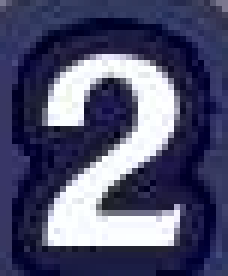
#> input picture assets/recognition/miyoushe-v1/count-two.png, 38 x 46 px (shown 6 times larger)
$ python evaluate-miyoushe-flexible.py
#> lines starting #> are read from the running program, lines starting #| are printed output that depends on the picture; after the words box and inside, x2 and y2 are one past the last pixel; in counts of white or black regions, pixels touching at a corner belong together
#> in prepare_digit, opened is the input picture: PIL image 38x46 RGB; mean R, G, B 79.9, 81, 111.2
#!/usr/bin/env python3
"""自适应牌框定位的开发期验证：不使用固定坐标、图像比例或布局模板。

依赖 Pillow；网页实现可用 Canvas + TypedArray 完成同样的像素操作。
python scripts/evaluate-miyoushe-flexible.py
"""

from io import BytesIO
import json
import math
from pathlib import Path
from statistics import median
import time

from PIL import Image, ImageDraw, ImageFilter, ImageFont


ROOT = Path(__file__).resolve().parent.parent
ASSETS = ROOT / "assets" / "recognition" / "miyoushe-flexible"
ANGLES = [(math.cos(i * math.tau / 24), math.sin(i * math.tau / 24)) for i in range(24)]


def write_json(path, value):
    path.parent.mkdir(parents=True, exist_ok=True)
    path.write_text(json.dumps(value, ensure_ascii=False, indent=2) + "\n", encoding="utf-8")


# [139 lines left out: functions components, pixel_features, detect_frames, cluster, assign_grid, frame_state, not called in this run]


def white_mask(image, level=205):
#> called with level = 205
    data = image.tobytes()
    values = bytearray(image.width * image.height)
    for index in range(len(values)):
        r, g, b = data[index * 3:index * 3 + 3]
        values[index] = 255 if min(r, g, b) > level and max(r, g, b) - min(r, g, b) < 50 else 0
#> this loop made 1748 passes
#> (r, g, b) on passes 1 to 3: (121, 121, 145), (85, 85, 111), (60, 62, 87)
    return Image.frombytes("L", image.size, bytes(values))
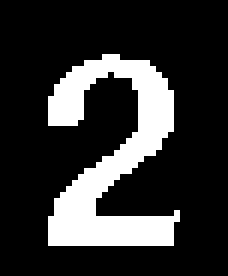
#> returned value: PIL image 38x46 L (shown 6 times larger); 19.9% white; 1 white region, box (x1, y1, x2, y2) and area: (8, 9, 30, 41) 347


def normalize_digit(mask):
    bounds = mask.getbbox()
#> bounds = (8, 9, 30, 41)
    if not bounds:
        return bytes(384)
    normalized = mask.crop(bounds).resize((16, 24), Image.Resampling.NEAREST)
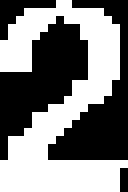
#> normalized: PIL image 16x24 L (shown 8 times larger); 49.7% white; 1 white region, box (x1, y1, x2, y2) and area: (0, 0, 16, 24) 191
    return bytes(int(value > 127) for value in normalized.tobytes())


def prepare_digit():
    with Image.open(ROOT / "assets" / "recognition" / "miyoushe-v1" / "count-two.png") as opened:
        target = normalize_digit(white_mask(opened.convert("RGB")))
    rows = [format(sum(target[y * 16 + x] << (15 - x) for x in range(16)), "04x") for y in range(24)]
#> rows = ['0180', '1ff8', '3efc', '7c3e', '783e', 'f01e', 'f01e', 'f01e', 'f01e', '001e', '007c', '007c', '00f8', '03e0', '0fc0', '0f80', '1f00', '7e00', '7c00', '7c00', 'ffff', 'fffe', 'fffe', 'fffe']
    write_json(ASSETS / "digit-two.json", {"width": 16, "height": 24, "encoding": "16-bit hex rows, left pixel is high bit", "rows": rows, "source": "user-provided count-two.png; white foreground only"})
    return target


# [126 lines left out: functions circle_score, quantity, recognize, jpeg, variants, preview, not called in this run]


def main():
    target = prepare_digit()
    sources = {}
    answers = {}
    for name, fixture in (("mine.jpeg", "miyoushe-box-v1.expected.json"), ("2.jpg", "miyoushe-box-second.expected.json"), ("3.png", "miyoushe-box-third.expected.json")):
#> (the run stopped early here; a loop or call above may not have finished)
